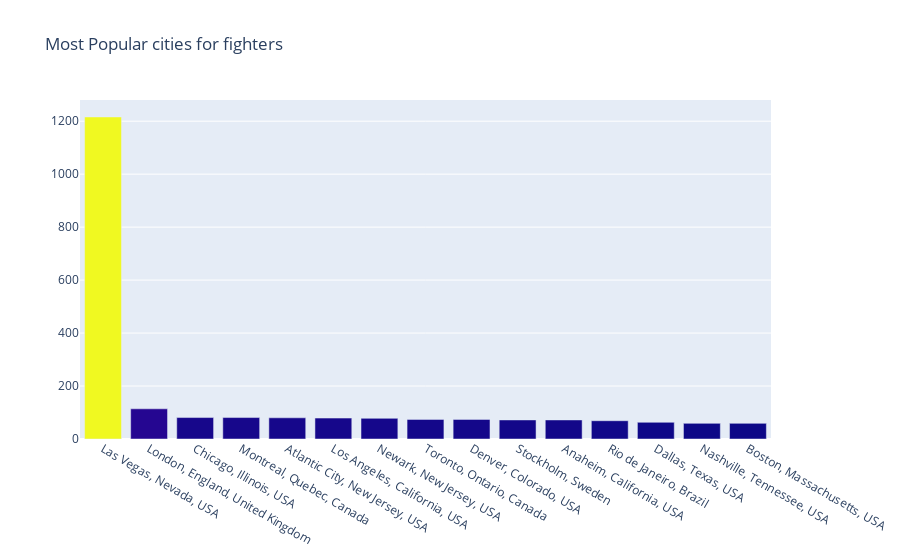

Write notebook code for a chart like this one.
### Code cell
cnt_srs = df['location'].value_counts().head(15)

trace = go.Bar(
    x=cnt_srs.index,
    y=cnt_srs.values,
    marker=dict(
        color=cnt_srs.values,
    ),
)

layout = go.Layout(
    title='Most Popular cities for fighters'
)

data = [trace]
fig = go.Figure(data=data, layout=layout)
offline.iplot(fig, filename="Ratio")

### Figure 1 — Plotly figure (JSON) as saved in the notebook; plotly's stock layout.template omitted (floating-point values rounded to 4 significant figures)
{"data": [{"marker": {"color": [1216, 114, 81, 81, 80, 79, 78, 74, 74, 72, 72, 69, 63, 59, 59]}, "type": "bar", "x": ["Las Vegas, Nevada, USA", "London, England, United Kingdom", "Chicago, Illinois, USA", "Montreal, Quebec, Canada", "Atlantic City, New Jersey, USA", "Los Angeles, California, USA", "Newark, New Jersey, USA", "Toronto, Ontario, Canada", "Denver, Colorado, USA", "Stockholm, Sweden", "Anaheim, California, USA", "Rio de Janeiro, Brazil", "Dallas, Texas, USA", "Nashville, Tennessee, USA", "Boston, Massachusetts, USA"], "y": [1216, 114, 81, 81, 80, 79, 78, 74, 74, 72, 72, 69, 63, 59, 59]}], "layout": {"title": {"text": "Most Popular cities for fighters"}}}
